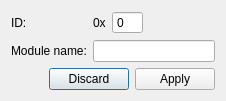
<?xml version="1.0" encoding="UTF-8"?>
<ui version="4.0">
 <class>NewFrameDialog</class>
 <widget class="QDialog" name="NewFrameDialog">
  <property name="geometry">
   <rect>
    <x>0</x>
    <y>0</y>
    <width>226</width>
    <height>97</height>
   </rect>
  </property>
  <property name="windowTitle">
   <string>Dialog</string>
  </property>
  <layout class="QVBoxLayout" name="verticalLayout">
   <item>
    <layout class="QGridLayout" name="gridLayout">
     <item row="0" column="0">
      <widget class="QLabel" name="label">
       <property name="text">
        <string>ID:</string>
       </property>
      </widget>
     </item>
     <item row="0" column="1">
      <layout class="QHBoxLayout" name="horizontalLayout">
       <item>
        <widget class="QLabel" name="label_2">
         <property name="text">
          <string>0x</string>
         </property>
        </widget>
       </item>
       <item>
        <widget class="QSpinBox" name="spinBox">
         <property name="frame">
          <bool>true</bool>
         </property>
         <property name="buttonSymbols">
          <enum>QAbstractSpinBox::NoButtons</enum>
         </property>
         <property name="specialValueText">
          <string/>
         </property>
         <property name="showGroupSeparator" stdset="0">
          <bool>false</bool>
         </property>
         <property name="prefix">
          <string notr="true" comment="0x" extracomment="0x"/>
         </property>
         <property name="maximum">
          <number>2048</number>
         </property>
         <property name="displayIntegerBase">
          <number>16</number>
         </property>
        </widget>
       </item>
      </layout>
     </item>
     <item row="0" column="2">
      <spacer name="horizontalSpacer">
       <property name="orientation">
        <enum>Qt::Horizontal</enum>
       </property>
       <property name="sizeHint" stdset="0">
        <size>
         <width>40</width>
         <height>20</height>
        </size>
       </property>
      </spacer>
     </item>
     <item row="1" column="0">
      <widget class="QLabel" name="label_3">
       <property name="text">
        <string>Module name:</string>
       </property>
      </widget>
     </item>
     <item row="1" column="1" colspan="2">
      <widget class="QLineEdit" name="lineEdit">
       <property name="maxLength">
        <number>20</number>
       </property>
      </widget>
     </item>
    </layout>
   </item>
   <item>
    <widget class="QDialogButtonBox" name="buttonBox">
     <property name="orientation">
      <enum>Qt::Horizontal</enum>
     </property>
     <property name="standardButtons">
      <set>QDialogButtonBox::Apply|QDialogButtonBox::Discard</set>
     </property>
     <property name="centerButtons">
      <bool>false</bool>
     </property>
    </widget>
   </item>
  </layout>
 </widget>
 <resources/>
 <connections>
  <connection>
   <sender>buttonBox</sender>
   <signal>rejected()</signal>
   <receiver>NewFrameDialog</receiver>
   <slot>reject()</slot>
   <hints>
    <hint type="sourcelabel">
     <x>316</x>
     <y>260</y>
    </hint>
    <hint type="destinationlabel">
     <x>286</x>
     <y>274</y>
    </hint>
   </hints>
  </connection>
  <connection>
   <sender>buttonBox</sender>
   <signal>accepted()</signal>
   <receiver>NewFrameDialog</receiver>
   <slot>accept()</slot>
   <hints>
    <hint type="sourcelabel">
     <x>248</x>
     <y>254</y>
    </hint>
    <hint type="destinationlabel">
     <x>157</x>
     <y>274</y>
    </hint>
   </hints>
  </connection>
 </connections>
</ui>
